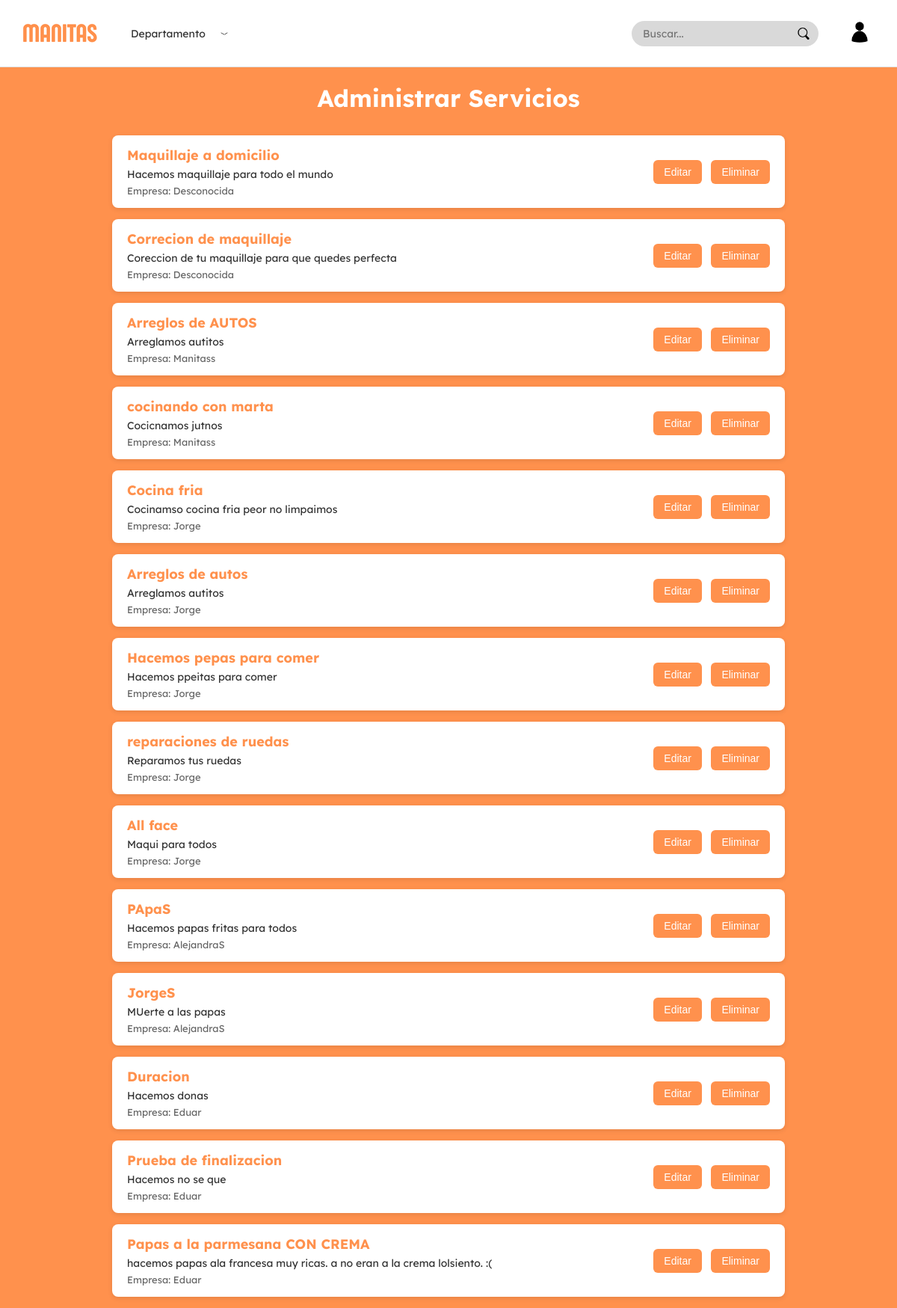
Before: /apps/VIstas/paginas/administrador/admin_servicios.php with the older database file.
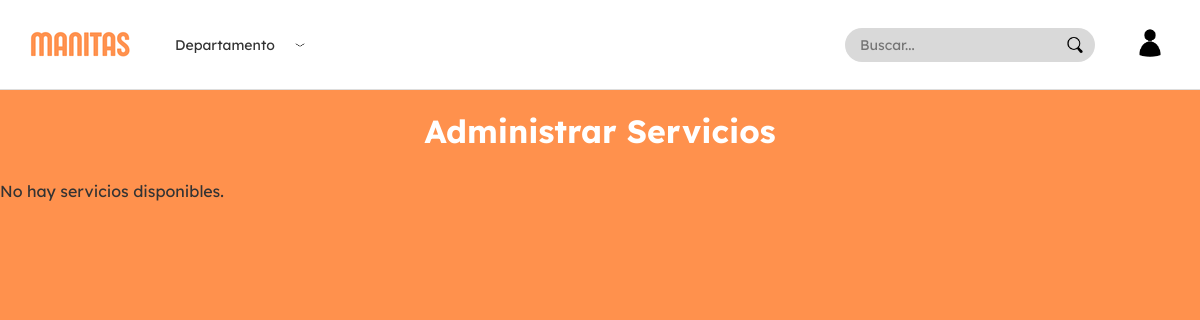
After: the same page with the newer database file.
### tables this page shows
CREATE TABLE `servicio` (
  `IdServicio` int NOT NULL AUTO_INCREMENT,
  `Titulo` varchar(100) NOT NULL,
  `Categoria` enum('Hogar','Autos','Belleza','Cuidado de niños','Digital','Cocina','Salud','Mascotas','Eventos','Educación','Transporte','Arte y Cultura') NOT NULL,
  `Descripcion` varchar(500) DEFAULT NULL,
  `Precio` int NOT NULL,
  `imagen` varchar(255) DEFAULT NULL,
  `departamento` varchar(255) NOT NULL DEFAULT '',
  `Duracion` decimal(3,1) NOT NULL,
  PRIMARY KEY (`IdServicio`),
  CONSTRAINT `chk_precio` CHECK ((`Precio` >= 0))
);

### apps/Controlador/administrador/MostrarServiciosControlador.php (called while the page is built, shortened)
<?php
require_once($_SERVER['DOCUMENT_ROOT'] . '/Proyecto/apps/modelos/Servicio.php');
require_once($_SERVER['DOCUMENT_ROOT'] . '/Proyecto/apps/modelos/Empresa.php');
require_once($_SERVER['DOCUMENT_ROOT'] . '/Proyecto/apps/modelos/Brinda.php');
class ServiciosAdminControlador {
    private $conn;
    public function __construct($conn) {
        $this->conn = $conn;
    }
    public function obtenerServiciosConEmpresa() {
        $sql = "SELECT * FROM servicio";
        $resultado = $this->conn->query($sql);
        $servicios = [];
        if ($resultado) {
            while ($row = $resultado->fetch_assoc()) {
                $servicio = new Servicio(
                    $row['IdServicio'] ?? null,
                    $row['Titulo'] ?? '',
                    $row['Categoria'] ?? '',
                    $row['Descripcion'] ?? '',
                    $row['Precio'] ?? 0,
                    $row['departamento'] ?? '',
                    $row['imagen'] ?? '',
                    $row['Duracion'] ?? 0
                );
                $idEmpresa = Brinda::obtenerIdEmpresaPorServicio($this->conn, $servicio->getIdServicio());
                $empresaObj = $idEmpresa ? Empresa::obtenerPorId($this->conn, $idEmpresa) : null;
                $nombreEmpresa = $empresaObj ? $empresaObj->getNombreEmpresa() : 'Desconocida';
                $servicios[] = [
                    'servicio' => $servicio,
                    'empresa' => $nombreEmpresa
                ];
            }
        }
        return $servicios;
    }
}
?>

### apps/Modelos/Servicio.php (called while the page is built, shortened)
<?php
class Servicio
{
    private $idServicio;
    private $titulo;
    private $categoria;
    private $descripcion;
    private $precio;
    private $departamento;
    private $imagen;
    private $duracion;
    public function __construct(
        $idServicio = null,
        $titulo = '',
        $categoria = '',
        $descripcion = '',
        $precio = 0,
        $departamento = '',
        $imagen = '',
        $duracion = 0
    ) {
        $this->idServicio = $idServicio;
        $this->titulo = $titulo;
        $this->categoria = $categoria;
        $this->descripcion = $descripcion;
        $this->precio = $precio;
        $this->departamento = $departamento;
        $this->imagen = $imagen;
        $this->duracion = $duracion;
    }
    public function getIdServicio()
    {
        return $this->idServicio;
    }
    public function getTitulo()
    {
        return $this->titulo;
    }
    public function getCategoria()
    {
        return $this->categoria;
    }
    public function getDescripcion()
    {
        return $this->descripcion;
    }
    public function getPrecio()
    {
        return $this->precio;
    }
    public function getDepartamento()
    {
        return $this->departamento;
    }
    public function getImagen()
    {
        return $this->imagen;
    }
    public function getDuracion()
    {
        return $this->duracion;
    }
}

### apps/Modelos/Brinda.php (called while the page is built, shortened)
<?php
class Brinda
{
    public static function obtenerIdEmpresaPorServicio($conn, $idServicio)
    {
        $stmt = $conn->prepare("SELECT IdUsuario FROM brinda WHERE IdServicio = ?");
        $stmt->bind_param("i", $idServicio);
        $stmt->execute();
        $res = $stmt->get_result();
        $fila = $res->fetch_assoc();
        return $fila['IdUsuario'] ?? null;
    }
}

### apps/Modelos/Empresa.php (called while the page is built, shortened)
<?php
class Empresa extends Usuario
{
    private $nombreEmpresa;
    public function __construct($idUsuario, $email, $contrasena, $telefono, $nombreEmpresa, $calle, $numero, $imagen = null)
    {
        $this->nombreEmpresa = $nombreEmpresa;
    }
    public function getNombreEmpresa()
    {
        return $this->nombreEmpresa;
    }
    public static function obtenerPorId($conn, $idUsuario)
    {
        $stmt = $conn->prepare("
      SELECT u.IdUsuario, u.Email, u.Contraseña,
       e.NombreEmpresa, e.Calle, e.Numero, e.Imagen
FROM empresa e
JOIN usuario u ON e.IdUsuario = u.IdUsuario
WHERE e.IdUsuario = ?
    ");
        $stmt->bind_param("i", $idUsuario);
        $stmt->execute();
        $res = $stmt->get_result();
        $datos = $res->fetch_assoc();
        if ($datos) {
            return new Empresa(
                $datos['IdUsuario'],
                $datos['Email'],
                $datos['Contraseña'],
                null,
                $datos['NombreEmpresa'],
                $datos['Calle'],
                $datos['Numero'],
                $datos['Imagen']
            );
        }
        return null;
    }
}

### apps/VIstas/paginas/administrador/admin_servicios.php (the view, shortened to what the changed rows need)
<?php
require_once($_SERVER['DOCUMENT_ROOT'] . '/Proyecto/apps/modelos/conexion.php');
require_once($_SERVER['DOCUMENT_ROOT'] . '/Proyecto/apps/Controlador/administrador/MostrarServiciosControlador.php');
$controlador = new ServiciosAdminControlador($conn);
$servicios = $controlador->obtenerServiciosConEmpresa();
?>
<!DOCTYPE html>
<html lang="es">
<head>
    <link rel="stylesheet" href="/Proyecto/public/css/fonts.css">
    <link rel="stylesheet" href="/Proyecto/public/css/paginas/administrador/admin_servicios.css">
    <link rel="stylesheet" href="/Proyecto/public/css/layout/navbar.css">
    <link rel="stylesheet" href="/Proyecto/public/css/layout/modal_servicio.css">
</head>
<body>
    <?php include $_SERVER['DOCUMENT_ROOT'] . '/Proyecto/apps/vistas/layout/navbar.php'; ?>
    <h1>Administrar Servicios</h1>
    <?php if (count($servicios) === 0): ?>
        <p>No hay servicios disponibles.</p>
    <?php else: ?>
        <ul class="servicios-list">
            <?php foreach ($servicios as $item): ?>
                <?php $s = $item['servicio']; ?>
                <li class="servicio-item">
                    <div class="info">
                        <span class="nombre"><?= htmlspecialchars($s->getTitulo()) ?></span>
                        <span class="descripcion"><?= htmlspecialchars($s->getDescripcion()) ?></span>
                        <span class="empresa">Empresa: <?= htmlspecialchars($item['empresa']) ?></span>
                    </div>
                    <div class="acciones">
                        <button
                            class="btn-editar"
                            data-id="<?= $s->getIdServicio() ?>"
                            data-titulo="<?= htmlspecialchars($s->getTitulo(), ENT_QUOTES) ?>"
                            data-categoria="<?= htmlspecialchars($s->getCategoria(), ENT_QUOTES) ?>"
data-departamento="<?= htmlspecialchars($s->getDepartamento(), ENT_QUOTES) ?>"
                            data-precio="<?= htmlspecialchars($s->getPrecio(), ENT_QUOTES) ?>"
                            data-descripcion="<?= htmlspecialchars($s->getDescripcion(), ENT_QUOTES) ?>"
                            data-imagen="<?= htmlspecialchars($s->getImagen(), ENT_QUOTES) ?>"
                            data-duracion="<?= htmlspecialchars((string)$s->getDuracion(), ENT_QUOTES) ?>"
                        >
                            Editar
                        </button>
                        <button class="btn-eliminar" data-id="<?= $s->getIdServicio() ?>">Eliminar</button>
                    </div>
                </li>
            <?php endforeach; ?>
        </ul>
    <?php endif; ?>
</body>
</html>

Changed rows visible on the page:
removed servicio: Titulo "Maquillaje a domicilio", Descripcion "Hacemos maquillaje para todo el mundo", empresa "Desconocida"
removed servicio: Titulo "Correcion de maquillaje", Descripcion "Coreccion de tu maquillaje para que quedes perfecta", empresa "Desconocida"
removed servicio: Titulo "Arreglos de AUTOS", Descripcion "Arreglamos autitos", empresa "Manitass"
removed servicio: Titulo "cocinando con marta", Descripcion "Cocicnamos jutnos", empresa "Manitass"
removed servicio: Titulo "Cocina fria", Descripcion "Cocinamso cocina fria peor no limpaimos", empresa "Jorge"
removed servicio: Titulo "Arreglos de autos", Descripcion "Arreglamos autitos", empresa "Jorge"
removed servicio: Titulo "Hacemos pepas para comer", Descripcion "Hacemos ppeitas para comer", empresa "Jorge"
removed servicio: Titulo "reparaciones de ruedas", Descripcion "Reparamos tus ruedas", empresa "Jorge"
removed servicio: Titulo "All face", Descripcion "Maqui para todos", empresa "Jorge"
removed servicio: Titulo "PApaS", Descripcion "Hacemos papas fritas para todos", empresa "AlejandraS"
removed servicio: Titulo "JorgeS", Descripcion "MUerte a las papas", empresa "AlejandraS"
removed servicio: Titulo "Duracion", Descripcion "Hacemos donas", empresa "Eduar"
removed servicio: Titulo "Prueba de finalizacion", Descripcion "Hacemos no se que", empresa "Eduar"
removed servicio: Titulo "Papas a la parmesana CON CREMA", Descripcion "hacemos papas ala francesa muy ricas. a no eran a la crema lolsiento. :(", empresa "Eduar"
Other visible differences:
text now shown: "No hay servicios disponibles."
